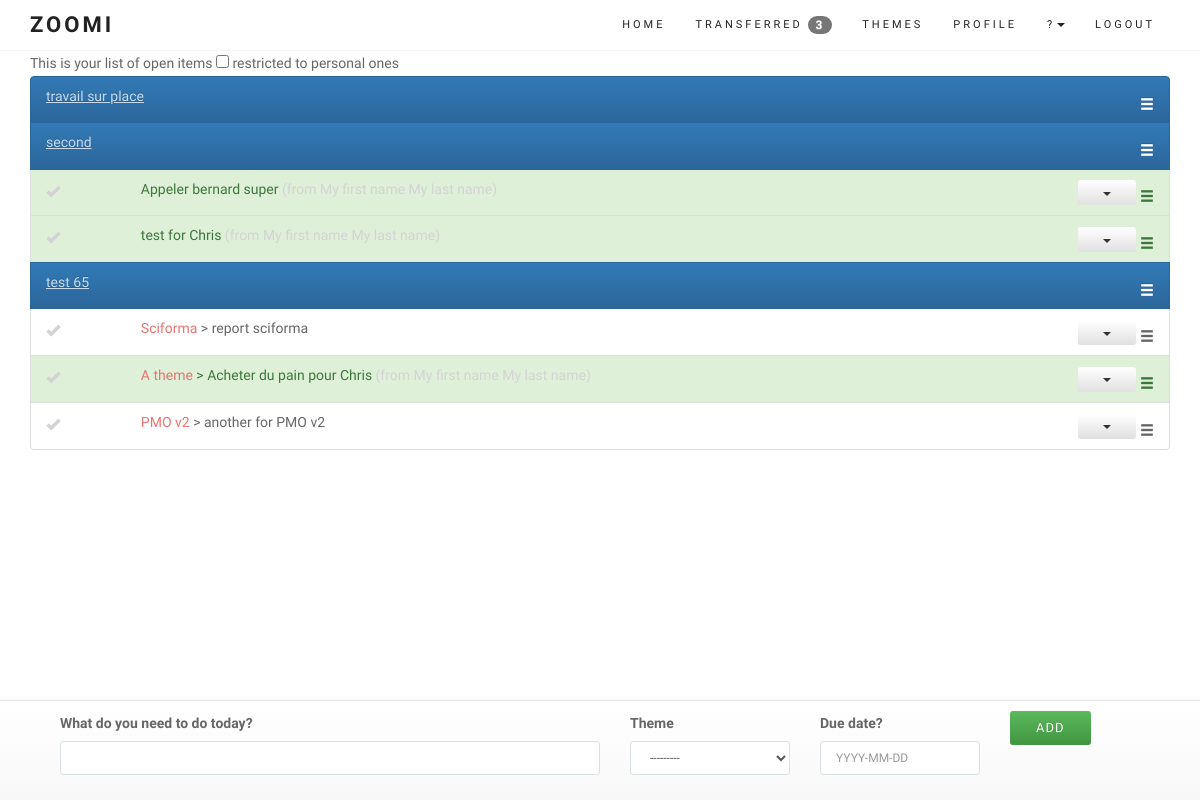
Before: / (signed in) with the older database file.
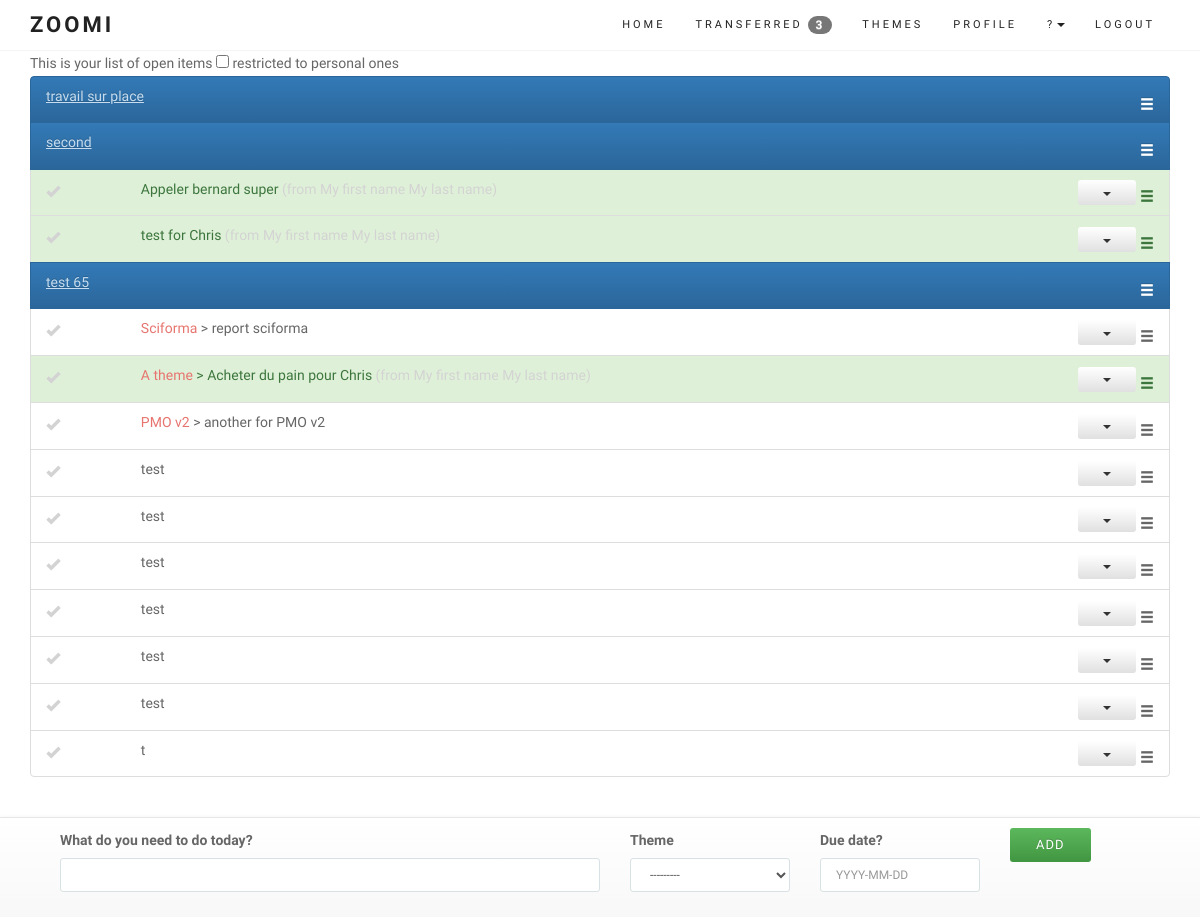
After: the same page with the newer database file.
### core/models.py (models this page shows, shortened)
class Entry(models.Model):
	user = models.ForeignKey(User)
	name = models.CharField(max_length=100)
	data = models.CharField(max_length=200, blank=True)
	order = models.IntegerField(default=1000)
	duedate = models.DateField(null=True, blank=True)
	done = models.BooleanField(default=False) # 0 = to do / 1 = completed
	impediment = models.BooleanField(default=False) # 0 = No / 1 = Yes
	transfered = models.BooleanField(default=False) # 0 = No / 1 = Yes = no longer in your List
	personal = models.BooleanField(default=False) # 0 = No / 1 = Yes
	assignees = models.ManyToManyField(User, related_name='assignees',blank=True)
	section = models.BooleanField(default=False) # 0 = No / 1 = Yes
	created_at = models.DateTimeField(auto_now_add=True)
	completed_on = models.DateTimeField(null=True, blank=True)
	theme = models.ForeignKey(Theme, null=True, blank=True)
	class Meta:
		ordering = ['order']
		verbose_name_plural = "entries"
	def __str__(self):
		return str(self.name)
	def update_entry_url(self):
		return reverse (viewname="detail", args=[self.id])
	def update_modal_entry_url(self):
		return reverse (viewname="entrymodal", args=[self.id])
	def comment_entry_url(self):
		return reverse (viewname="commentlist", args=[self.id])
	def theme_entry_url(self):
		return reverse (viewname="themedetails", args=[self.theme.id])

class Theme(models.Model):
	user = models.ForeignKey(User)
	name = models.CharField(max_length=100, null=True, blank=True)
	created_at = models.DateTimeField(auto_now_add=True)
	def __str__(self):
		return str(self.name)

### core/views.py (the view, shortened to what this page needs)
# urls.py: url(r'^$', login_required(coreviews.EntryListAppendViewBS.as_view()), name='entrylistBS'), # Bootstrap test
class EntryListAppendViewBS(ListAppendView):
	model = coremodels.Entry
	template_name = 'entry/listBS.html'
	context_object_name = 'entry'
	hide_sortable = ""
	def get_queryset(self):
		return coremodels.Entry.objects.filter(Q(user=self.request.user, transfered=0) | Q(assignees=self.request.user), done=False).order_by('order')

### core/models.py
class EntryCreateForm(ModelForm):
	class Meta:
		model = Entry
		fields = ['name','theme','duedate'] # the form on the homepage
	def __init__(self, *args, **kwargs): # current_business, as parameter (cf Creeam)
		current_user = kwargs.pop('user')
		super(EntryCreateForm, self).__init__(*args, **kwargs)
		self.fields['name'].label = "What do you need to do today?"
		self.fields['theme'].label = "Theme"
		self.fields['duedate'].label = "Have a due date?"
		self.fields['duedate'].widget.attrs['placeholder'] = "YYYY-MM-DD"
		self.fields['name'].widget.attrs['autofocus'] = "on"
		self.fields['theme'].queryset = Theme.objects.filter(user=current_user)

### core/models.py (called while the page is built)
	def get_entry_transfered(self):
		return self.user.entry_set.filter(transfered=True, done=False).count()

	def get_form_kwargs(self):
		kwargs = super(ListAppendView, self).get_form_kwargs()
		kwargs['user'] = self.request.user
		return kwargs

### templates/entry/listBS.html (shortened to what this page needs)
{% extends "base/theme.html" %}
{% load sitegate %}
{% load staticfiles %}
{% block page_sub_title %}
<form>
This is your list of open items
<input type='checkbox' class='showpersonal' /> restricted to personal ones
</form>
{% endblock %}
{% block content %}
<link rel="stylesheet" href="{% static "css/zoomi.css" %}">
<section id="services">
	<div class="container">
		<div class="row ">
			<div class="col-lg-12 text-center">
						<ul id="todo_list_BS">
						   	{% for objects in object_list %}
{% block detail %}
									{% include 'entry/detailsBS.html' %}
{% endblock %}
							{% endfor %}
						</ul>
			</div>
		</div>
	</div>
</section>
{% endblock %}
{% block footer %}
	<footer class="navbar navbar-default navbar-fixed-bottom footerform">
		<div class="container">
			{% include 'entry/create.html' %}
		</div>
	</footer>
{% endblock %}

### templates/entry/detailsBS.html (shortened to what this page needs)
											<li id="entry_{{ objects.id }}" class="list-group-item
										{% if objects.section == 1 %}active personal{% endif %}
										{% if objects.personal == 1 %}personal{% endif %}
										{% if objects.transfered == 1 %}list-group-item-success{% endif %}
										">
								  	<div class="row">
										<div class="{% if objects.section == 1 %}hidden-xs hidden-sm hidden-md{% else %}hidden-xs col-sm-1 col-md-1{% endif %}">
								   			<span class="{% if objects.section == 0 %}glyphicon glyphicon-ok entrycheckmark{% endif %} {% if objects.done == 1 %}completed{% else %}todo{% endif %}" onclick="EntryComplete({{ objects.id }})"> </span>
								   		</div>
								   		<div class="col-xs-7 col-sm-6 col-md-6 col-lg-6 text-left">
								   			<p class="list-group-item-text">
								   				{% if objects.theme %}
								   					<a href="{{ objects.theme_entry_url }}">{{ objects.theme }}</a> >
								   				{% endif %}
								   				{% if objects.section == 1 %}
								   					<a href="{{ objects.update_entry_url }}" style="color:#C7DDEF;text-decoration: underline;">{{ objects|truncatewords:10 }}</a>
								   				{% else %}
									   				{{ objects|truncatewords:10 }}
									   				{% if objects.transfered == 1 %}<span class="sender">(from {{ objects.user.get_full_name }})</span>{% endif %}
								   				{% endif %}
									   		</p>
								   		</div>
								   		{% if objects.section == 1 %}
											<div class="col-xs-3 col-sm-1 col-md-1 col-lg-1"></div>
										{% endif %}
								   		<div class="hidden-xs col-sm-3 col-md-3 col-lg-3 text-right">
									    </div>
								   		<div class="hidden-xs col-sm-2 col-md-2 col-lg-2 text-right">
								   			{% if objects.section == 0 %}
												<div class="btn-group">
												  <button type="button" class="btn btn-xs btn-default dropdown-toggle" data-toggle="dropdown" aria-haspopup="true" aria-expanded="false">
												    <span class="caret"></span>
												  </button>
												</div>
											{% endif %}
								   				<span class="glyphicon glyphicon-menu-hamburger selector {{ view.hide_sortable }}">
									    </div>
									</div>
								</li>

Changed rows visible on the page:
added Entry: section False (drawn), name "test"
added Entry: section False (drawn), name "test"
added Entry: section False (drawn), name "test"
added Entry: section False (drawn), name "test"
added Entry: section False (drawn), name "test"
added Entry: section False (drawn), name "test"
added Entry: section False (drawn), name "t"
